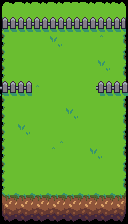

The image is a tile-based game level rendered from a .tmx file. Its description and complete source (layers, tilesets, objects, tile grids) follow:
An orthogonal 16x28 tile map with 8x8 px tiles, 4 tile layers (background, shadow, deco, front_deco) and 19 objects.

<map version="1.0" tiledversion="1.1.5" orientation="orthogonal" renderorder="left-down" width="16" height="28" tilewidth="8" tileheight="8" infinite="0" nextobjectid="121">
 <tileset firstgid="1" name="tileset" tilewidth="16" tileheight="16" tilecount="64" columns="8">
  <image source="sheets/tileset.png" width="128" height="128" />
 </tileset>
 <layer name="background" width="16" height="28">
  <data encoding="csv">
0,0,0,0,0,0,0,0,0,0,0,0,0,0,0,0,
4,0,6,0,6,0,6,0,6,6,6,0,6,0,5,0,
0,0,0,0,0,0,0,0,0,0,0,0,0,0,0,0,
12,0,1,0,1,0,1,0,1,0,1,0,1,0,13,0,
0,0,0,0,1,0,0,0,0,0,0,0,0,0,0,0,
12,0,1,0,1,0,1,0,1,0,1,0,1,0,13,0,
0,0,0,0,0,0,0,0,0,0,0,0,0,0,0,0,
12,0,1,0,1,0,1,0,1,0,1,0,1,0,13,0,
0,0,0,0,0,0,0,0,0,0,0,0,0,0,0,0,
12,0,1,0,1,0,1,0,1,0,1,0,1,0,13,0,
0,0,0,0,0,0,0,0,0,0,0,0,0,0,0,0,
12,0,1,0,1,0,1,0,1,0,1,0,1,0,13,0,
0,0,0,0,0,0,0,0,0,0,0,0,0,0,0,0,
12,0,1,0,1,0,1,0,1,0,1,0,1,0,13,0,
0,0,0,0,0,0,0,0,0,0,0,0,0,0,0,0,
12,0,1,0,1,0,1,0,1,0,1,0,1,0,13,0,
0,0,0,0,0,0,0,0,0,0,0,0,0,0,0,0,
12,0,1,0,1,0,1,0,1,0,1,0,1,0,13,0,
0,0,0,0,0,0,0,0,0,0,0,0,0,0,0,0,
12,0,1,0,1,0,1,0,1,0,1,0,1,0,13,0,
0,0,0,0,0,0,0,0,0,0,0,0,0,0,0,0,
12,0,1,0,1,0,1,0,1,0,1,0,1,0,13,0,
0,0,0,0,0,0,0,0,0,0,0,0,0,0,0,0,
12,0,1,0,1,0,1,0,1,0,1,0,1,0,13,0,
0,0,0,0,0,0,0,0,0,0,0,0,0,0,0,0,
20,0,9,0,9,0,9,0,9,0,9,0,9,0,21,0,
0,0,0,0,0,0,0,0,0,0,0,0,0,0,0,0,
28,0,17,0,17,0,17,0,17,0,17,0,17,0,29,0
</data>
 </layer>
 <layer name="shadow" width="16" height="28">
  <data encoding="csv">
0,0,0,0,0,0,0,0,0,0,0,0,0,0,0,0,
0,0,0,0,0,0,0,0,0,0,0,0,0,0,0,0,
0,0,11,0,11,0,11,0,11,0,11,0,0,0,0,0,
44,0,11,0,11,0,11,0,11,0,11,0,11,0,45,0,
0,0,0,0,0,0,0,0,0,0,0,0,0,0,0,0,
0,0,0,0,0,0,0,0,0,0,0,0,0,0,0,0,
0,0,0,0,0,0,0,0,0,0,0,0,0,0,0,0,
0,0,0,0,0,0,0,0,0,0,0,0,0,0,0,0,
0,0,0,0,0,0,0,0,0,0,0,0,0,0,0,0,
0,0,0,0,0,0,0,0,0,0,0,0,0,0,0,0,
0,0,0,0,0,0,0,0,0,0,0,0,0,0,0,0,
11,0,11,0,0,0,0,0,0,0,0,0,44,0,11,0,
0,0,0,0,0,0,0,0,0,0,0,0,0,0,0,0,
0,0,0,0,0,0,0,0,0,0,0,0,0,0,0,0,
0,0,0,0,0,0,0,0,0,0,0,0,0,0,0,0,
0,0,0,0,0,0,0,0,0,0,0,0,0,0,0,0,
0,0,0,0,0,0,0,0,0,0,0,0,0,0,0,0,
0,0,0,0,0,0,0,0,0,0,0,0,0,0,0,0,
0,0,0,0,0,0,0,0,0,0,0,0,0,0,0,0,
0,0,0,0,0,0,0,0,0,0,0,0,0,0,0,0,
0,0,0,0,0,0,0,0,0,0,0,0,0,0,0,0,
0,0,0,0,0,0,0,0,0,0,0,0,0,0,0,0,
0,0,0,0,0,0,0,0,0,0,0,0,0,0,0,0,
0,0,0,0,0,0,0,0,0,0,0,0,0,0,0,0,
0,0,0,0,0,0,0,0,0,0,0,0,0,0,0,0,
0,0,0,0,0,0,0,0,0,0,0,0,0,0,0,0,
0,0,0,0,0,0,0,0,0,0,0,0,0,0,0,0,
0,0,0,0,0,0,0,0,0,0,0,0,0,0,0,0
</data>
 </layer>
 <layer name="deco" width="16" height="28">
  <data encoding="csv">
0,0,0,0,0,0,0,0,0,0,0,0,0,0,0,0,
0,0,0,0,0,0,0,0,0,0,0,0,0,0,0,0,
0,0,0,0,0,0,0,0,0,0,0,0,0,0,0,0,
36,0,10,0,10,0,10,0,10,0,10,0,10,0,37,0,
0,0,0,0,0,0,0,0,0,0,0,0,3,0,0,0,
0,0,0,0,0,0,2,0,0,0,0,0,0,0,0,0,
0,0,0,0,0,0,0,0,0,0,0,0,0,0,0,0,
0,0,0,0,0,0,0,0,0,0,0,0,0,0,0,0,
0,0,0,0,0,0,0,0,0,0,0,0,2,0,0,0,
0,0,0,0,0,0,0,0,0,0,0,0,0,0,0,0,
0,0,0,0,0,0,0,0,0,0,0,0,0,0,0,0,
0,0,0,3,0,0,0,0,0,0,0,0,0,0,0,0,
0,0,0,0,0,0,0,0,0,0,0,0,0,0,0,0,
0,0,0,0,0,0,0,0,0,0,0,0,0,0,0,0,
0,0,0,0,0,0,0,0,2,0,0,0,0,0,0,0,
0,0,0,0,0,0,0,0,0,0,0,0,0,0,0,0,
0,0,2,0,0,0,0,0,0,0,0,0,0,0,0,0,
0,0,0,0,0,0,0,0,0,0,0,0,0,0,0,0,
0,0,0,0,0,0,3,0,0,0,0,0,0,0,0,0,
0,0,0,0,0,0,0,0,0,0,0,2,0,0,0,0,
0,0,0,0,0,0,0,0,0,0,0,0,0,0,0,0,
0,0,0,0,0,0,0,0,0,0,0,0,0,0,0,0,
0,0,0,0,0,0,0,0,0,0,0,0,0,0,0,0,
0,0,0,0,0,0,0,0,0,0,0,0,0,0,0,0,
0,0,0,0,0,0,0,0,0,0,0,0,0,0,0,0,
0,0,0,0,0,0,0,0,0,0,0,0,0,0,0,0,
0,0,0,0,0,0,0,0,0,0,0,0,0,0,0,0,
0,0,0,0,0,0,0,0,0,0,0,0,0,0,0,0
</data>
 </layer>
 <layer name="front_deco" width="16" height="28">
  <data encoding="csv">
0,0,0,0,0,0,0,0,0,0,0,0,0,0,0,0,
0,0,0,0,0,0,0,0,0,0,0,0,0,0,0,0,
0,0,0,0,0,0,0,0,0,0,0,0,0,0,0,0,
0,0,0,0,0,0,0,0,0,0,0,0,0,0,0,0,
0,0,0,0,0,0,0,0,0,0,0,0,0,0,0,0,
0,0,0,0,0,0,0,0,0,0,0,0,0,0,0,0,
0,0,0,0,0,0,0,0,0,0,0,0,0,0,0,0,
0,0,0,0,0,0,0,0,0,0,0,0,0,0,0,0,
0,0,0,0,0,0,0,0,0,0,0,0,0,0,0,0,
0,0,0,0,0,0,0,0,0,0,0,0,0,0,0,0,
0,0,0,0,0,0,0,0,0,0,0,0,0,0,0,0,
10,0,10,0,0,0,0,0,0,0,0,0,10,0,10,0,
0,0,0,0,0,0,0,0,0,0,0,0,0,0,0,0,
0,0,0,0,0,0,0,0,0,0,0,0,0,0,0,0,
0,0,0,0,0,0,0,0,0,0,0,0,0,0,0,0,
0,0,0,0,0,0,0,0,0,0,0,0,0,0,0,0,
0,0,0,0,0,0,0,0,0,0,0,0,0,0,0,0,
0,0,0,0,0,0,0,0,0,0,0,0,0,0,0,0,
0,0,0,0,0,0,0,0,0,0,0,0,0,0,0,0,
0,0,0,0,0,0,0,0,0,0,0,0,0,0,0,0,
0,0,0,0,0,0,0,0,0,0,0,0,0,0,0,0,
0,0,0,0,0,0,0,0,0,0,0,0,0,0,0,0,
0,0,0,0,0,0,0,0,0,0,0,0,0,0,0,0,
0,0,0,0,0,0,0,0,0,0,0,0,0,0,0,0,
0,0,0,0,0,0,0,0,0,0,0,0,0,0,0,0,
0,0,0,0,0,0,0,0,0,0,0,0,0,0,0,0,
0,0,0,0,0,0,0,0,0,0,0,0,0,0,0,0,
0,0,0,0,0,0,0,0,0,0,0,0,0,0,0,0
</data>
 </layer>
 <objectgroup name="deadZone">
  <object id="103" x="0" y="192" width="128" height="32" />
 </objectgroup>
 <objectgroup name="bricks">
  <object id="85" x="0" y="64" width="16" height="16">
   <properties>
    <property name="hit" type="int" value="2" />
   </properties>
  </object>
  <object id="92" x="0" y="56" width="16" height="16">
   <properties>
    <property name="hit" type="int" value="2" />
   </properties>
  </object>
  <object id="99" x="-8" y="0" width="144" height="32">
   <properties>
    <property name="hit" type="int" value="-1" />
   </properties>
  </object>
  <object id="105" x="0" y="72" width="16" height="16">
   <properties>
    <property name="hit" type="int" value="2" />
   </properties>
  </object>
  <object id="106" x="72" y="56" width="16" height="16">
   <properties>
    <property name="hit" type="int" value="2" />
   </properties>
  </object>
  <object id="107" x="56" y="56" width="16" height="16">
   <properties>
    <property name="hit" type="int" value="2" />
   </properties>
  </object>
  <object id="108" x="40" y="56" width="16" height="16">
   <properties>
    <property name="hit" type="int" value="2" />
   </properties>
  </object>
  <object id="109" x="112" y="64" width="16" height="16">
   <properties>
    <property name="hit" type="int" value="2" />
   </properties>
  </object>
  <object id="110" x="112" y="56" width="16" height="16">
   <properties>
    <property name="hit" type="int" value="2" />
   </properties>
  </object>
  <object id="111" x="112" y="72" width="16" height="16">
   <properties>
    <property name="hit" type="int" value="2" />
   </properties>
  </object>
  <object id="112" x="16" y="64" width="16" height="16">
   <properties>
    <property name="hit" type="int" value="2" />
   </properties>
  </object>
  <object id="113" x="16" y="56" width="16" height="16">
   <properties>
    <property name="hit" type="int" value="2" />
   </properties>
  </object>
  <object id="114" x="16" y="72" width="16" height="16">
   <properties>
    <property name="hit" type="int" value="2" />
   </properties>
  </object>
  <object id="115" x="96" y="64" width="16" height="16">
   <properties>
    <property name="hit" type="int" value="2" />
   </properties>
  </object>
  <object id="116" x="96" y="56" width="16" height="16">
   <properties>
    <property name="hit" type="int" value="2" />
   </properties>
  </object>
  <object id="117" x="96" y="72" width="16" height="16">
   <properties>
    <property name="hit" type="int" value="2" />
   </properties>
  </object>
  <object id="119" x="-8" y="87.9509" width="40" height="4.09821">
   <properties>
    <property name="hit" type="int" value="-1" />
   </properties>
  </object>
  <object id="120" x="96" y="88" width="40" height="4.09821">
   <properties>
    <property name="hit" type="int" value="-1" />
   </properties>
  </object>
 </objectgroup>
</map>